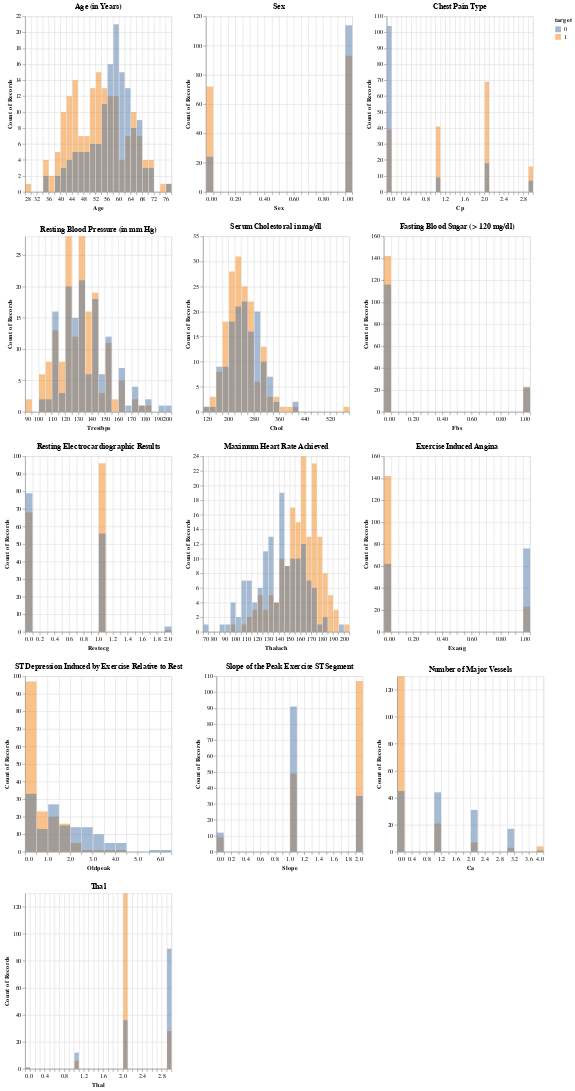

The notebook cell this image was saved under:
### Code cell
features = ['age', 'sex', 'cp', 'trestbps', 'chol', 'fbs', 'restecg', 'thalach',
       'exang', 'oldpeak', 'slope', 'ca', 'thal']

titles = ['Age (in Years)', 'Sex', 'Chest Pain Type', 'Resting Blood Pressure (in mm Hg)', 'Serum Cholestoral in mg/dl',
'Fasting Blood Sugar (> 120 mg/dl)', 'Resting Electrocardiographic Results', 'Maximum Heart Rate Achieved', 'Exercise Induced Angina',
'ST Depression Induced by Exercise Relative to Rest', 'Slope of the Peak Exercise ST Segment', 'Number of Major Vessels', 'Thal']

plots = []
    
for feature in features:
    plot = alt.Chart(heart).mark_bar(
        opacity=0.5).encode(
        alt.X(feature, bin=alt.Bin(maxbins=30), title = str.title(feature)),
        alt.Y('count()', stack=None),
        alt.Color('target:N')).properties(
        title= (titles.pop(0)),
        width = 250)
    plots.append(plot)

def make_hcc(row_of_charts):
    hconcat = [chart for chart in row_of_charts]
    hcc = alt.HConcatChart(hconcat=hconcat)
    return hcc

def facet_plot(charts, charts_per_row):
    rows_of_charts = [
        charts[i:i+charts_per_row] 
        for i in range(0, len(charts), charts_per_row)]        
    vconcat = [make_hcc(r) for r in rows_of_charts]    
    vcc = alt.VConcatChart(vconcat=vconcat)\
      .configure_axisX(grid=True)\
      .configure_axisY(grid=True)
    return vcc

faceted_charts = facet_plot(plots, 3)    
faceted_charts

### Figure 1 — Vega-Lite specification as saved in the notebook (floating-point values rounded to 4 significant figures; data arrays with more than 128 entries replaced by an {"elided": "..."} marker saying what was removed)
{"$schema": "https://vega.github.io/schema/vega-lite/v3.4.0.json", "config": {"axisX": {"grid": true}, "axisY": {"grid": true}, "mark": {"tooltip": null}, "view": {"height": 300, "width": 400}}, "data": {"name": "data-a24de27fcaca3464660850dd7c56a142"}, "datasets": {"data-a24de27fcaca3464660850dd7c56a142": {"elided": "303 records"}}, "vconcat": [{"hconcat": [{"encoding": {"color": {"field": "target", "type": "nominal"}, "x": {"bin": {"maxbins": 30}, "field": "age", "title": "Age", "type": "quantitative"}, "y": {"aggregate": "count", "stack": null, "type": "quantitative"}}, "mark": {"opacity": 0.5, "type": "bar"}, "title": "Age (in Years)", "width": 250}, {"encoding": {"color": {"field": "target", "type": "nominal"}, "x": {"bin": {"maxbins": 30}, "field": "sex", "title": "Sex", "type": "quantitative"}, "y": {"aggregate": "count", "stack": null, "type": "quantitative"}}, "mark": {"opacity": 0.5, "type": "bar"}, "title": "Sex", "width": 250}, {"encoding": {"color": {"field": "target", "type": "nominal"}, "x": {"bin": {"maxbins": 30}, "field": "cp", "title": "Cp", "type": "quantitative"}, "y": {"aggregate": "count", "stack": null, "type": "quantitative"}}, "mark": {"opacity": 0.5, "type": "bar"}, "title": "Chest Pain Type", "width": 250}]}, {"hconcat": [{"encoding": {"color": {"field": "target", "type": "nominal"}, "x": {"bin": {"maxbins": 30}, "field": "trestbps", "title": "Trestbps", "type": "quantitative"}, "y": {"aggregate": "count", "stack": null, "type": "quantitative"}}, "mark": {"opacity": 0.5, "type": "bar"}, "title": "Resting Blood Pressure (in mm Hg)", "width": 250}, {"encoding": {"color": {"field": "target", "type": "nominal"}, "x": {"bin": {"maxbins": 30}, "field": "chol", "title": "Chol", "type": "quantitative"}, "y": {"aggregate": "count", "stack": null, "type": "quantitative"}}, "mark": {"opacity": 0.5, "type": "bar"}, "title": "Serum Cholestoral in mg/dl", "width": 250}, {"encoding": {"color": {"field": "target", "type": "nominal"}, "x": {"bin": {"maxbins": 30}, "field": "fbs", "title": "Fbs", "type": "quantitative"}, "y": {"aggregate": "count", "stack": null, "type": "quantitative"}}, "mark": {"opacity": 0.5, "type": "bar"}, "title": "Fasting Blood Sugar (> 120 mg/dl)", "width": 250}]}, {"hconcat": [{"encoding": {"color": {"field": "target", "type": "nominal"}, "x": {"bin": {"maxbins": 30}, "field": "restecg", "title": "Restecg", "type": "quantitative"}, "y": {"aggregate": "count", "stack": null, "type": "quantitative"}}, "mark": {"opacity": 0.5, "type": "bar"}, "title": "Resting Electrocardiographic Results", "width": 250}, {"encoding": {"color": {"field": "target", "type": "nominal"}, "x": {"bin": {"maxbins": 30}, "field": "thalach", "title": "Thalach", "type": "quantitative"}, "y": {"aggregate": "count", "stack": null, "type": "quantitative"}}, "mark": {"opacity": 0.5, "type": "bar"}, "title": "Maximum Heart Rate Achieved", "width": 250}, {"encoding": {"color": {"field": "target", "type": "nominal"}, "x": {"bin": {"maxbins": 30}, "field": "exang", "title": "Exang", "type": "quantitative"}, "y": {"aggregate": "count", "stack": null, "type": "quantitative"}}, "mark": {"opacity": 0.5, "type": "bar"}, "title": "Exercise Induced Angina", "width": 250}]}, {"hconcat": [{"encoding": {"color": {"field": "target", "type": "nominal"}, "x": {"bin": {"maxbins": 30}, "field": "oldpeak", "title": "Oldpeak", "type": "quantitative"}, "y": {"aggregate": "count", "stack": null, "type": "quantitative"}}, "mark": {"opacity": 0.5, "type": "bar"}, "title": "ST Depression Induced by Exercise Relative to Rest", "width": 250}, {"encoding": {"color": {"field": "target", "type": "nominal"}, "x": {"bin": {"maxbins": 30}, "field": "slope", "title": "Slope", "type": "quantitative"}, "y": {"aggregate": "count", "stack": null, "type": "quantitative"}}, "mark": {"opacity": 0.5, "type": "bar"}, "title": "Slope of the Peak Exercise ST Segment", "width": 250}, {"encoding": {"color": {"field": "target", "type": "nominal"}, "x": {"bin": {"maxbins": 30}, "field": "ca", "title": "Ca", "type": "quantitative"}, "y": {"aggregate": "count", "stack": null, "type": "quantitative"}}, "mark": {"opacity": 0.5, "type": "bar"}, "title": "Number of Major Vessels", "width": 250}]}, {"hconcat": [{"encoding": {"color": {"field": "target", "type": "nominal"}, "x": {"bin": {"maxbins": 30}, "field": "thal", "title": "Thal", "type": "quantitative"}, "y": {"aggregate": "count", "stack": null, "type": "quantitative"}}, "mark": {"opacity": 0.5, "type": "bar"}, "title": "Thal", "width": 250}]}]}
